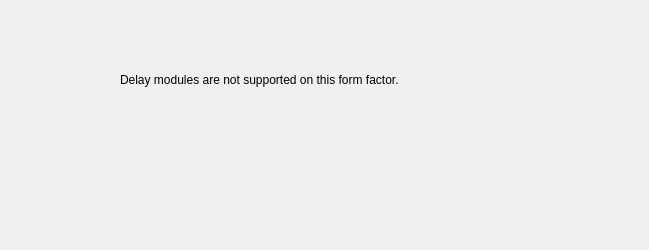
<?xml version="1.0" encoding="UTF-8"?>
<ui version="4.0">
 <class>Form</class>
 <widget class="QWidget" name="Form">
  <property name="geometry">
   <rect>
    <x>0</x>
    <y>0</y>
    <width>649</width>
    <height>250</height>
   </rect>
  </property>
  <property name="windowTitle">
   <string>Form</string>
  </property>
  <widget class="QLabel" name="label">
   <property name="geometry">
    <rect>
     <x>120</x>
     <y>70</y>
     <width>411</width>
     <height>20</height>
    </rect>
   </property>
   <property name="text">
    <string>Delay modules are not supported on this form factor.</string>
   </property>
  </widget>
 </widget>
 <resources/>
 <connections/>
</ui>
